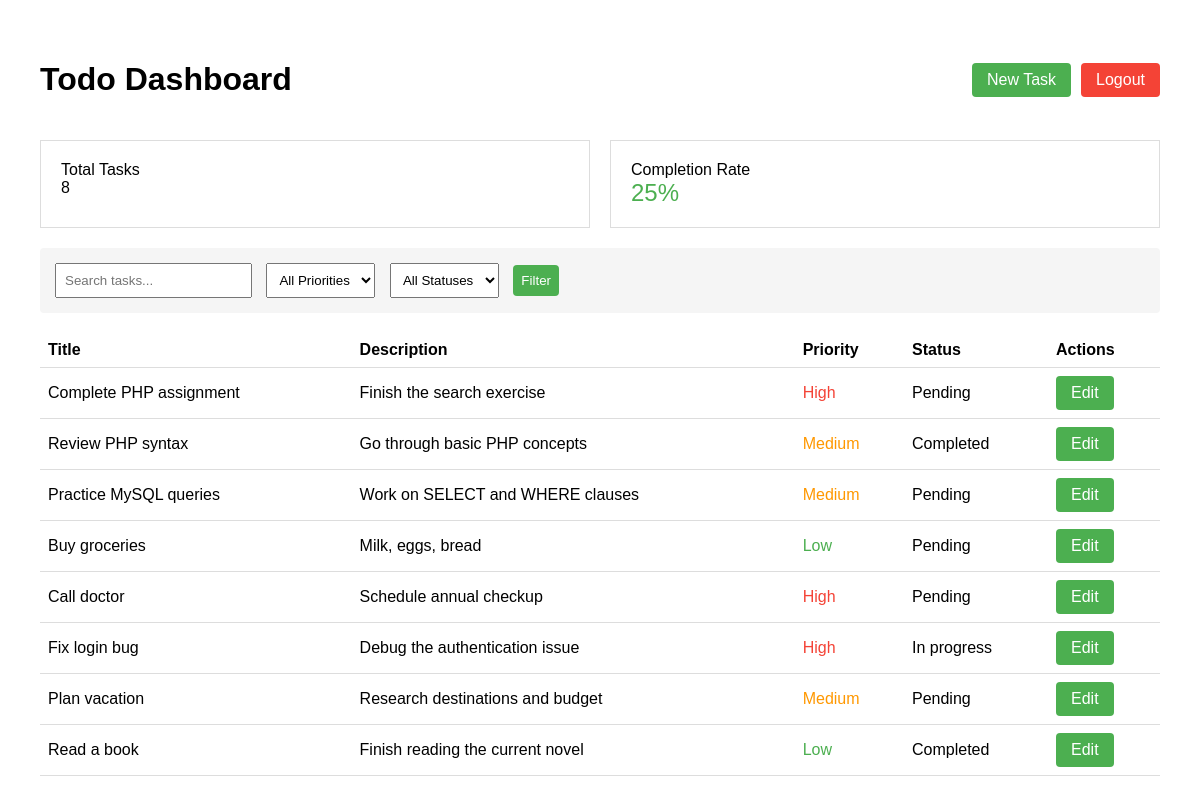
Page /final-todo-app/dashboard.php (signed in) on the committed database.
### tables this page shows
CREATE TABLE tasks (
    id INT AUTO_INCREMENT PRIMARY KEY,
    user_id INT NOT NULL,
    title VARCHAR(100) NOT NULL,
    description TEXT,
    priority ENUM('low', 'medium', 'high') DEFAULT 'medium',
    status ENUM('pending', 'in_progress', 'completed') DEFAULT 'pending',
    completed_at TIMESTAMP NULL,
    created_at TIMESTAMP DEFAULT CURRENT_TIMESTAMP,
    FOREIGN KEY (user_id) REFERENCES users(id)
);

### final-todo-app/dashboard.php (the view, shortened to what this page needs)
<?php
require_once "../config.php";
$search = isset($_GET['search']) ? trim($_GET['search']) : '';
$totalQuery = "SELECT COUNT(*) as total FROM tasks WHERE user_id = ?";
$statement = $connection->prepare($totalQuery);
$statement->execute([$_SESSION['id']]);
$totalResult = $statement->fetch(PDO::FETCH_ASSOC);
$totalTasks = $totalResult['total'];
$completedQuery = "SELECT COUNT(*) as completed FROM tasks WHERE user_id = ? AND status = 'completed'";
$statement = $connection->prepare($completedQuery);
$statement->execute([$_SESSION['id']]);
$completedResult = $statement->fetch(PDO::FETCH_ASSOC);
$completionRate = $totalTasks > 0 ? round(($completedResult['completed'] / $totalTasks) * 100) : 0;
$sql = "SELECT * FROM tasks WHERE user_id = ?";
$params = [$_SESSION['id']];
$sql .= " ORDER BY created_at DESC";
$statement = $connection->prepare($sql);
$statement->execute($params);
$tasks = $statement->fetchAll(PDO::FETCH_ASSOC);
?>
<!DOCTYPE html>
<html lang="en">
<head>
</head>
<body>
    <div class="header">
        <h1>Todo Dashboard</h1>
        <div class="actions">
            <a href="task_form.php" class="btn btn-primary">New Task</a>
            <a href="logout.php" class="btn btn-logout">Logout</a>
        </div>
    </div>
    <div class="grid-container">
        <div class="report-card">
            <div class="report-title">Total Tasks</div>
            <div><?php echo $totalTasks; ?></div>
        </div>
        <div class="report-card">
            <div class="report-title">Completion Rate</div>
            <div class="completion-rate"><?php echo $completionRate; ?>%</div>
        </div>
    </div>
    <section class="filters">
        <form method="get">
            <input type="text" name="search" placeholder="Search tasks..."
                   value="<?php echo htmlspecialchars($search); ?>">
            <select name="priority">
                <option value="">All Priorities</option>
            </select>
            <select name="status">
                <option value="">All Statuses</option>
            </select>
            <input type="submit" value="Filter" class="btn btn-primary">
        </form>
    </section>
    <table>
        <thead>
            <tr>
                <th>Title</th>
                <th>Description</th>
                <th>Priority</th>
                <th>Status</th>
                <th>Actions</th>
            </tr>
        </thead>
        <tbody>
            <?php foreach($tasks as $task): ?>
            <tr>
                <td><?php echo htmlspecialchars($task['title']); ?></td>
                <td><?php echo htmlspecialchars($task['description']); ?></td>
                <td class="priority-<?php echo $task['priority']; ?>">
                    <?php echo ucfirst($task['priority']); ?>
                </td>
                <td><?php echo ucfirst(str_replace('_', ' ', $task['status'])); ?></td>
                <td class="actions">
                    <a href="task_form.php?id=<?php echo $task['id']; ?>"
                       class="btn btn-primary">Edit</a>
                </td>
            </tr>
            <?php endforeach; ?>
        </tbody>
    </table>
</body>
</html>

### final-todo-app/dashboard.php (style rules this page uses)
body { font-family: Arial; margin: 40px; }
.header { display: flex; justify-content: space-between; align-items: center; margin-bottom: 20px; }
.grid-container { display: grid; grid-template-columns: repeat(2, 1fr); gap: 20px; margin-bottom: 20px; }
.report-card { border: 1px solid #ddd; padding: 20px; background: white; }
.completion-rate { font-size: 24px; color: #4CAF50; }
.filters { margin-bottom: 20px; padding: 15px; background: #f5f5f5; border-radius: 4px; }
.filters input, .filters select { padding: 8px; margin-right: 10px; }
table { width: 100%; border-collapse: collapse; }
th, td { padding: 8px; text-align: left; border-bottom: 1px solid #ddd; }
.priority-high { color: #f44336; }
.priority-medium { color: #ff9800; }
.priority-low { color: #4CAF50; }
.actions { display: flex; gap: 10px; }
.btn { padding: 8px 15px; border: none; border-radius: 4px; cursor: pointer; text-decoration: none; display: inline-block; }
.btn-primary { background: #4CAF50; color: white; }
.btn-logout { background: #f44336; color: white; }

### rows in the picture
tasks: title "Complete PHP assignment", description "Finish the search exercise", priority "High", status "Pending"
tasks: title "Review PHP syntax", description "Go through basic PHP concepts", priority "Medium", status "Completed"
tasks: title "Practice MySQL queries", description "Work on SELECT and WHERE clauses", priority "Medium", status "Pending"
tasks: title "Buy groceries", description "Milk, eggs, bread", priority "Low", status "Pending"
tasks: title "Call doctor", description "Schedule annual checkup", priority "High", status "Pending"
tasks: title "Fix login bug", description "Debug the authentication issue", priority "High", status "In progress"
tasks: title "Plan vacation", description "Research destinations and budget", priority "Medium", status "Pending"
tasks: title "Read a book", description "Finish reading the current novel", priority "Low", status "Completed"

### other values in the picture
$totalTasks "8"
$completionRate "25"
